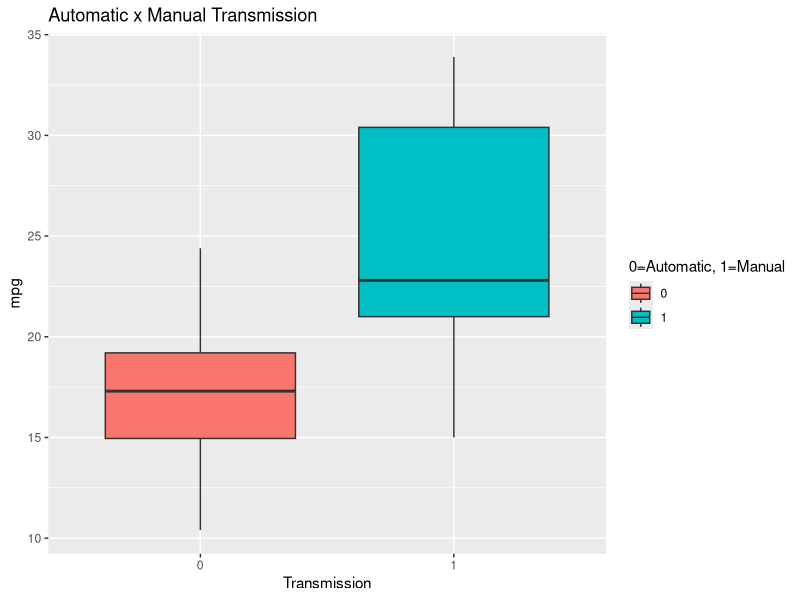
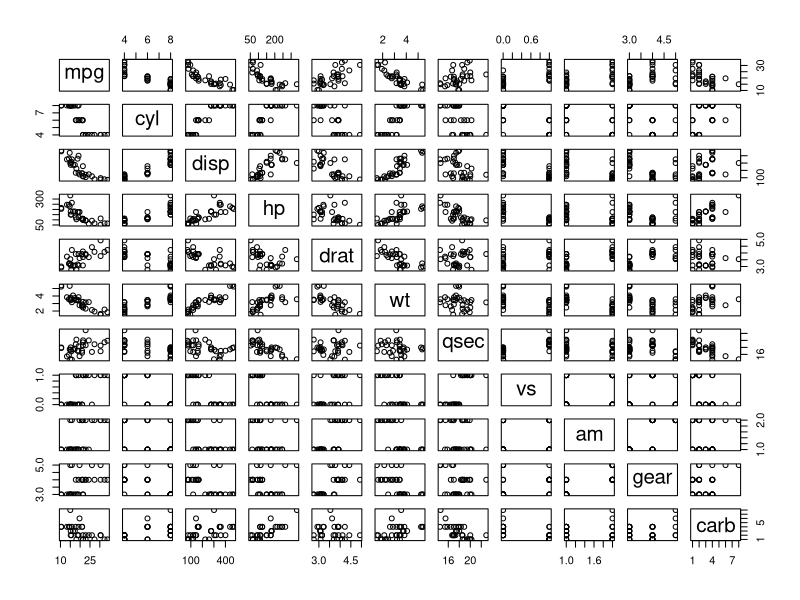
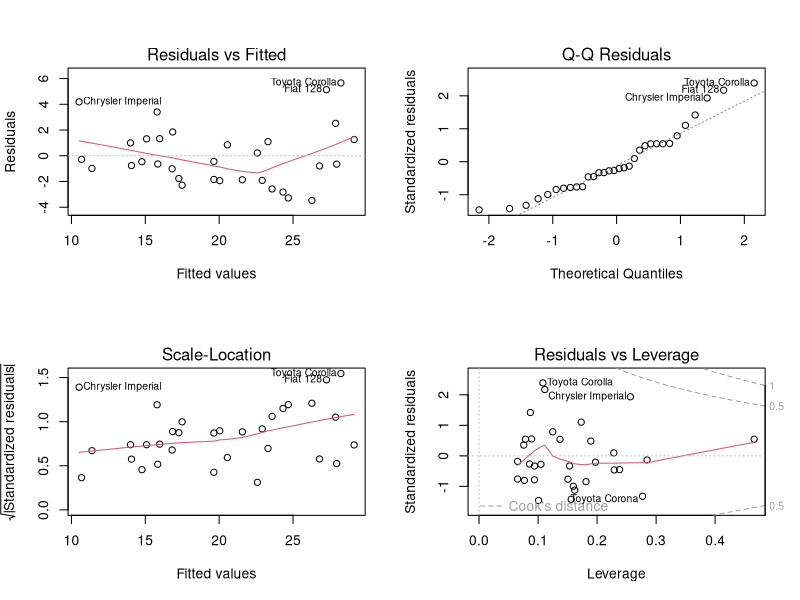

Write the R code that produced these figures, in order.
## ---- chunk 1
knitr::opts_chunk$set(echo = TRUE)
## ---- chunk 2
library(datasets)
library(ggplot2)
data("mtcars")
## ---- chunk 3
# Sample Data
head(mtcars)

# Variables
str(mtcars)

# summary
summary(mtcars)
## ---- chunk 4
mtcars$am <- as.factor(mtcars$am)

ggplot(aes(x=am, y=mpg), data=mtcars) + 
     geom_boxplot(aes(fill=am)) + 
     labs(title = "Automatic x Manual Transmission") + 
     xlab("Transmission") + 
     ylab("mpg") + 
     labs(fill="0=Automatic, 1=Manual")
## ---- chunk 5
AutomaticT <- mtcars[mtcars$am == "0",]
ManualT <- mtcars[mtcars$am == "1",]
t.test(AutomaticT$mpg, ManualT$mpg)
## ---- chunk 6
lmModel <- lm(mpg ~ am, data=mtcars)
summary(lmModel)
## ---- chunk 7
mModel <- lm(mpg ~ am + cyl + hp + wt, data = mtcars)
anova(lmModel, mModel)
summary(mModel)
## ---- chunk 8
pairs(mpg ~ ., data = mtcars)
par(mfrow = c(2,2))
plot(mModel)
